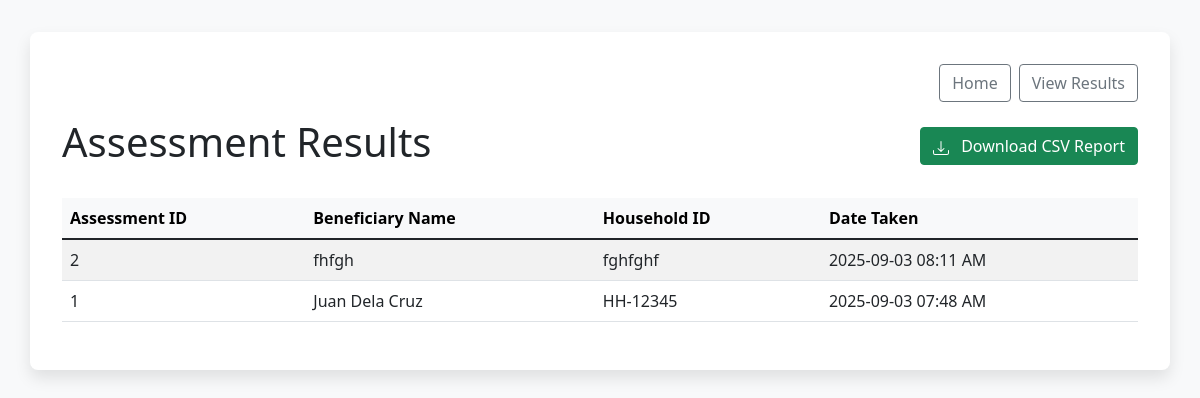
The app's page /results, older data.
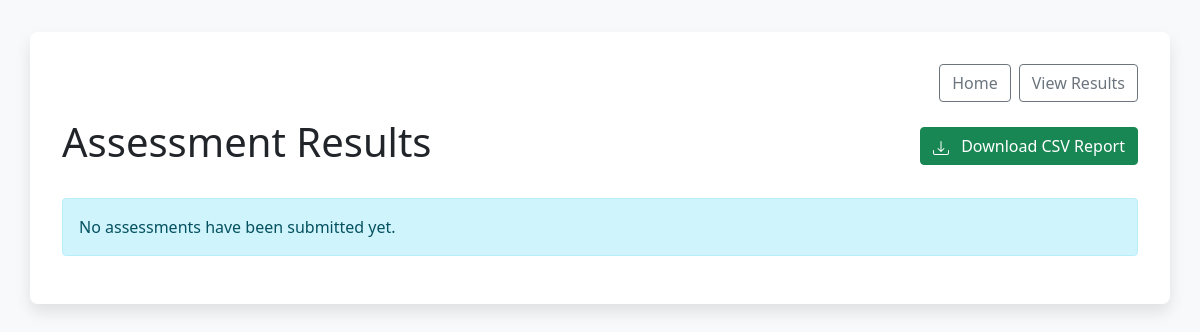
The same page, newer data.
### app.py (models this page shows)
class Assessment(db.Model):
    id = db.Column(db.Integer, primary_key=True)
    beneficiary_id = db.Column(db.Integer, db.ForeignKey('beneficiary.id'), nullable=False)
    date_taken = db.Column(db.DateTime, server_default=db.func.now())
    answers = db.relationship('Answer', backref='assessment', lazy=True, cascade="all, delete-orphan")

class Beneficiary(db.Model):
    id = db.Column(db.Integer, primary_key=True)
    name = db.Column(db.String(100), nullable=False)
    gender = db.Column(db.String(50))
    relationship_to_grantee = db.Column(db.String(100))
    address = db.Column(db.String(200))
    household_id = db.Column(db.String(100), unique=True, nullable=False)
    parent_group_name = db.Column(db.String(100))
    contact_number = db.Column(db.String(50))
    assessments = db.relationship('Assessment', backref='beneficiary', lazy=True, cascade="all, delete-orphan")

### app.py (the view)
@app.route('/results')
def results():
    assessments = Assessment.query.options(
        joinedload(Assessment.beneficiary)
    ).order_by(Assessment.date_taken.desc()).all()
    return render_template('results.html', assessments=assessments)

### templates/results.html (shortened to what this page needs)
{% extends 'base.html' %}
{% block content %}
<div class="d-flex justify-content-between align-items-center mb-4">
    <h1>Assessment Results</h1>
    <a href="{{ url_for('download_csv') }}" class="btn btn-success">
        Download CSV Report
    </a>
</div>
{% if assessments %}
<div class="table-responsive">
    <table class="table table-striped table-hover">
        <thead class="table-light">
            <tr>
                <th scope="col">Assessment ID</th>
                <th scope="col">Beneficiary Name</th>
                <th scope="col">Household ID</th>
                <th scope="col">Date Taken</th>
            </tr>
        </thead>
        <tbody>
            {% for assessment in assessments %}
            <tr>
                <td>{{ assessment.id }}</td>
                <td>{{ assessment.beneficiary.name }}</td>
                <td>{{ assessment.beneficiary.household_id }}</td>
                <td>{{ assessment.date_taken.strftime('%Y-%m-%d %I:%M %p') }}</td>
            </tr>
            {% endfor %}
        </tbody>
    </table>
</div>
{% else %}
<div class="alert alert-info" role="alert">
    No assessments have been submitted yet.
</div>
{% endif %}
{% endblock %}

### templates/base.html (shortened to what this page needs)
<!doctype html>
<html lang="en">
  <head>
    <link href="https://cdn.jsdelivr.net/npm/bootstrap@5.1.3/dist/css/bootstrap.min.css" rel="stylesheet">
  </head>
  <body>
    <div class="container">
        <nav class="d-flex justify-content-end mb-3">
            <a href="{{ url_for('index') }}" class="btn btn-outline-secondary me-2">Home</a>
            <a href="{{ url_for('results') }}" class="btn btn-outline-secondary">View Results</a>
        </nav>
        {% block content %}{% endblock %}
    </div>
  </body>
</html>

### templates/base.html (style rules this page uses)
body { background-color: #f8f9fa; }
.container { background-color: #ffffff; padding: 2rem; border-radius: 0.5rem; box-shadow: 0 0.5rem 1rem rgba(0, 0, 0, 0.1); margin-top: 2rem; }

Row changes from the older to the newer data that the page shows:
removed Assessment: id "2", beneficiary.name "fhfgh", beneficiary.household_id "fghfghf", date_taken "2025-09-03 08:11 AM"
removed Assessment: id "1", beneficiary.name "Juan Dela Cruz", beneficiary.household_id "HH-12345", date_taken "2025-09-03 07:48 AM"
Text that changed along with them:
text no longer shown: "Assessment ID Beneficiary Name Household ID Date Taken"
text now shown: "No assessments have been submitted yet."
